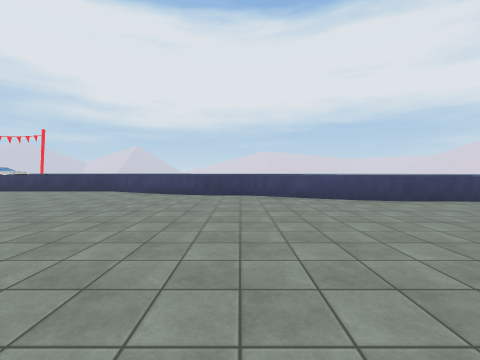
[1] (above)

21 first-person views from a walk through a Unity game level. The camera is 1.5 m above the floor, tilts 2° down and sees 90° across. The floor is counted in squares, 2 m on a side. Each view is taken from the middle of a square. On the plan, view 1 faces up. The plan holds only what a view shows up to about 9 squares ahead; the rest is blank. The place goes on beyond the plan. Surface patterns are stand-ins for the level's own textures.

[2]
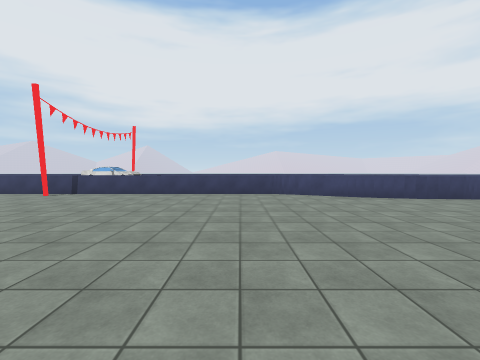

[3]
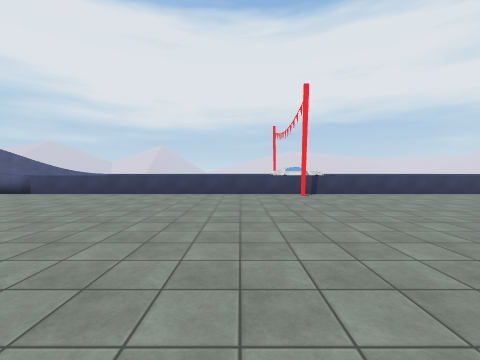

[4]
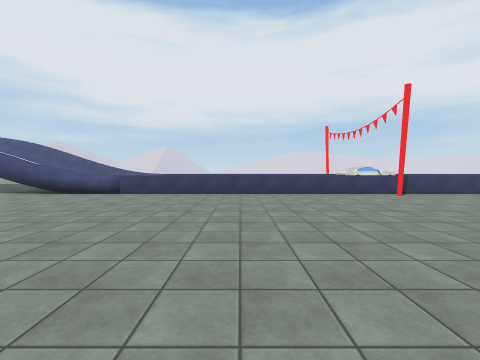

[5]
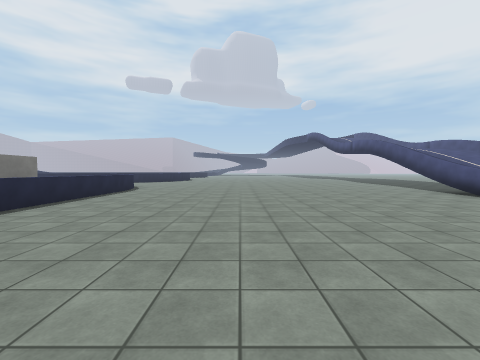

[6]
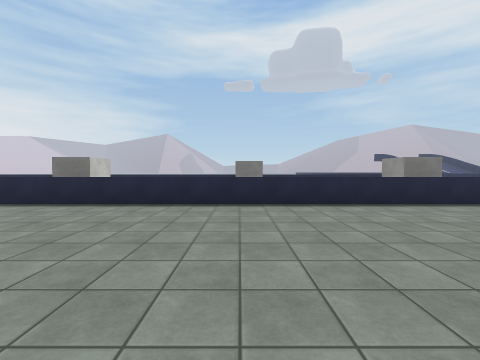

[7]
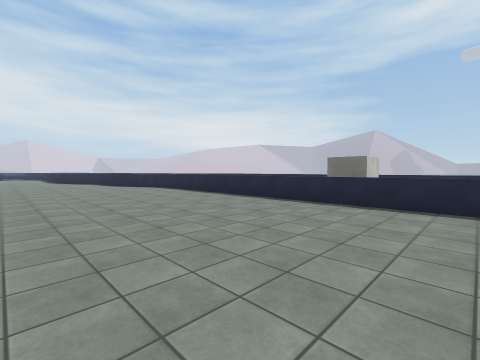

[8]
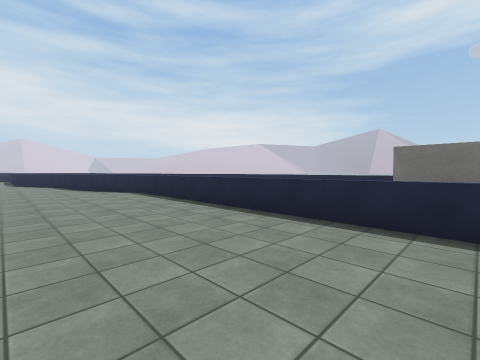

[9]
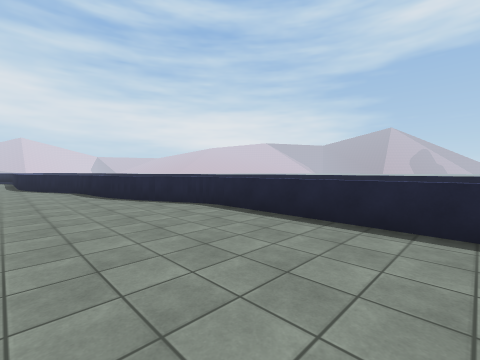

[10]
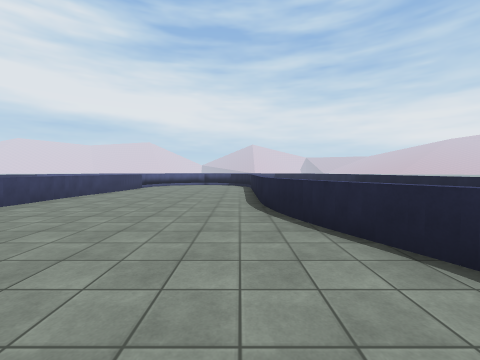

[11]
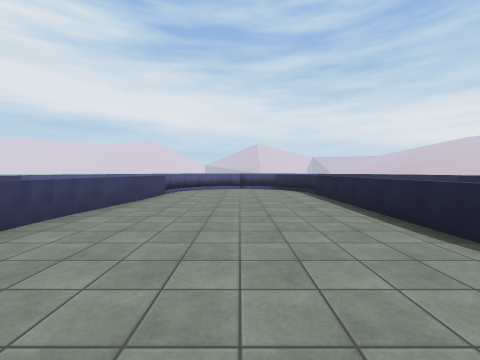

[12]
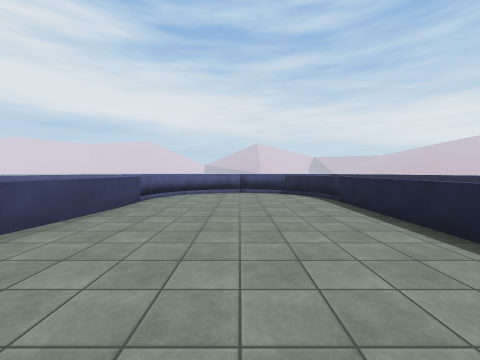

[13]
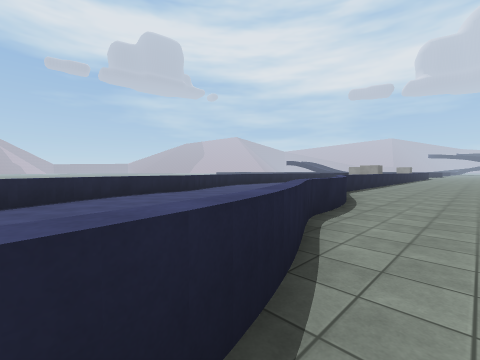

[14]
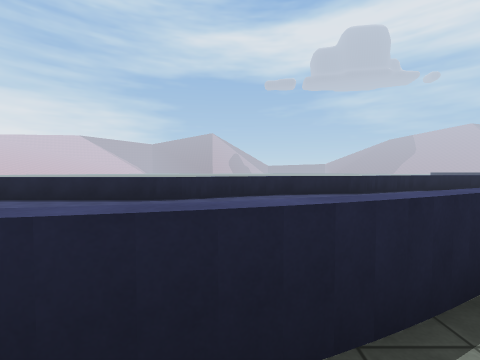

[15]
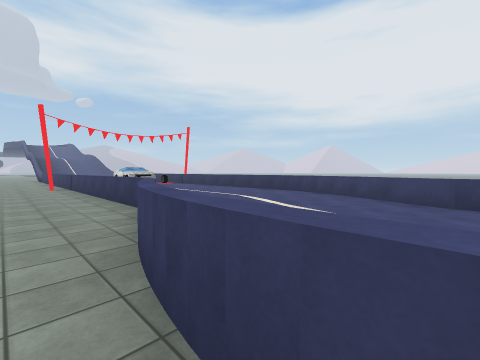

[16]
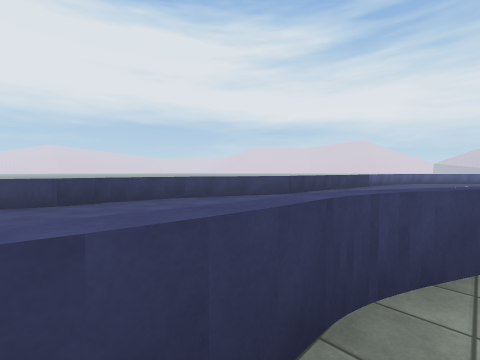

[17]
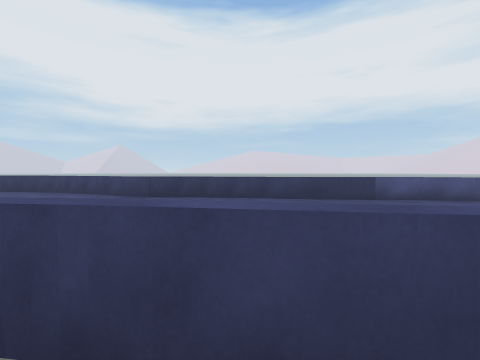

[18]
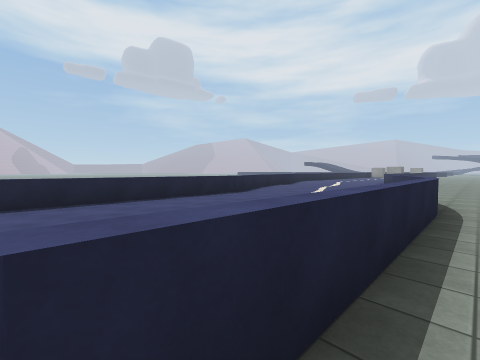

[19]
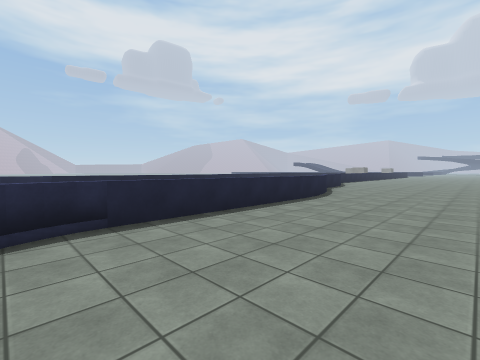

[20]
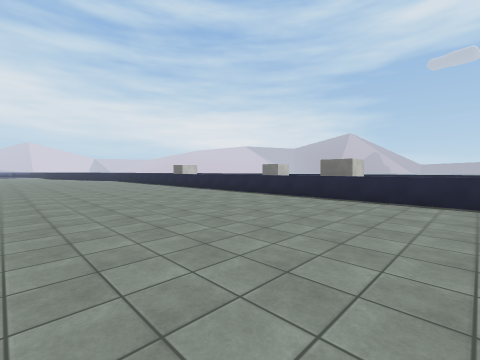

[21]
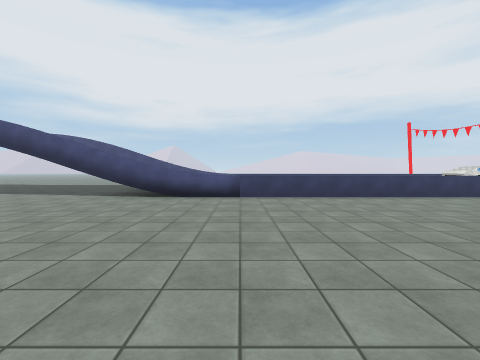

### Floor plan
Key: @ floor where view 1 was taken; # wall or solid block; . main floor; : floor 0.25 m higher than the main floor; = window, fence, low wall or low ledge; ^ raised ledge; C cube.
Columns run from 25 left of view 1 to 11 right of it. Each row starts with its distance up from view 1.
 14                    ^===#
 13                   :::::==#
 12                   :::::::==^=#
 11                   :::::::::::===^==#
 10                               :::::==
  9 =============#======#==           :::
  8 ......................=^=::
  7 ..........................===
  6 ............................====^===
  5 ....................................=
  4 .....................................
  3 .....................................
  2 .....................................
  1 ....................................=
  0 .........................@.=^==::::=#
 -1 .......................====#
 -2 .....................===
 -3 =: CC      :CC::::::==    ::::::::::
 -4    C        CC          ::::::=======
 -5                        ::::===
 -6        CC              :=#==
 -7 ==      C === ====== =^=#

Where each view was taken, in squares from view 1:
view 1: 0 up, 0 right, facing up
view 2: 1 up, 6 left, facing up
view 3: 1 up, 14 left, facing up
view 4: 1 up, 17 left, facing up
view 5: 2 up, 16 left, facing left
view 6: 3 up, 17 left, facing down
view 7: 3 up, 15 left, facing down-right
view 8: 1 up, 13 left, facing down-right
view 9: 1 up, 9 left, facing down-right
view 10: 1 up, 1 left, facing right
view 11: 3 up, 2 right, facing right
view 12: 3 up, 4 right, facing right
view 13: 1 up, 4 right, facing down-left
view 14: 1 up, 3 right, facing down
view 15: 7 up, 0 right, facing up-left
view 16: 7 up, 1 left, facing up-right
view 17: 5 up, 7 right, facing up
view 18: 1 up, 10 right, facing down-left
view 19: 4 up, 11 right, facing down-left
view 20: 4 up, 25 left, facing down-right
view 21: 2 up, 21 left, facing up
